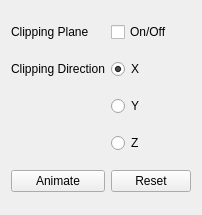
<?xml version="1.0" encoding="UTF-8"?>
<ui version="4.0">
 <class>Form</class>
 <widget class="QWidget" name="Form">
  <property name="geometry">
   <rect>
    <x>0</x>
    <y>0</y>
    <width>200</width>
    <height>215</height>
   </rect>
  </property>
  <property name="windowTitle">
   <string>Form</string>
  </property>
  <layout class="QGridLayout" name="gridLayout">
   <item row="1" column="1">
    <widget class="QRadioButton" name="xRadioButton">
     <property name="text">
      <string>X</string>
     </property>
     <property name="checked">
      <bool>true</bool>
     </property>
     <attribute name="buttonGroup">
      <string notr="true">buttonGroup</string>
     </attribute>
    </widget>
   </item>
   <item row="3" column="1">
    <widget class="QRadioButton" name="zRadioButton">
     <property name="text">
      <string>Z</string>
     </property>
     <attribute name="buttonGroup">
      <string notr="true">buttonGroup</string>
     </attribute>
    </widget>
   </item>
   <item row="2" column="1">
    <widget class="QRadioButton" name="yRadioButton">
     <property name="text">
      <string>Y</string>
     </property>
     <attribute name="buttonGroup">
      <string notr="true">buttonGroup</string>
     </attribute>
    </widget>
   </item>
   <item row="1" column="0">
    <widget class="QLabel" name="label_3">
     <property name="text">
      <string>Clipping Direction</string>
     </property>
    </widget>
   </item>
   <item row="0" column="0">
    <widget class="QLabel" name="label">
     <property name="text">
      <string>Clipping Plane</string>
     </property>
    </widget>
   </item>
   <item row="0" column="1">
    <widget class="QCheckBox" name="checkBox">
     <property name="text">
      <string>On/Off</string>
     </property>
     <property name="checked">
      <bool>false</bool>
     </property>
    </widget>
   </item>
   <item row="4" column="0">
    <widget class="QPushButton" name="animatePushButton">
     <property name="text">
      <string>Animate</string>
     </property>
    </widget>
   </item>
   <item row="4" column="1">
    <widget class="QPushButton" name="resetPushButton">
     <property name="text">
      <string>Reset</string>
     </property>
    </widget>
   </item>
  </layout>
 </widget>
 <resources/>
 <connections/>
 <buttongroups>
  <buttongroup name="buttonGroup"/>
 </buttongroups>
</ui>
